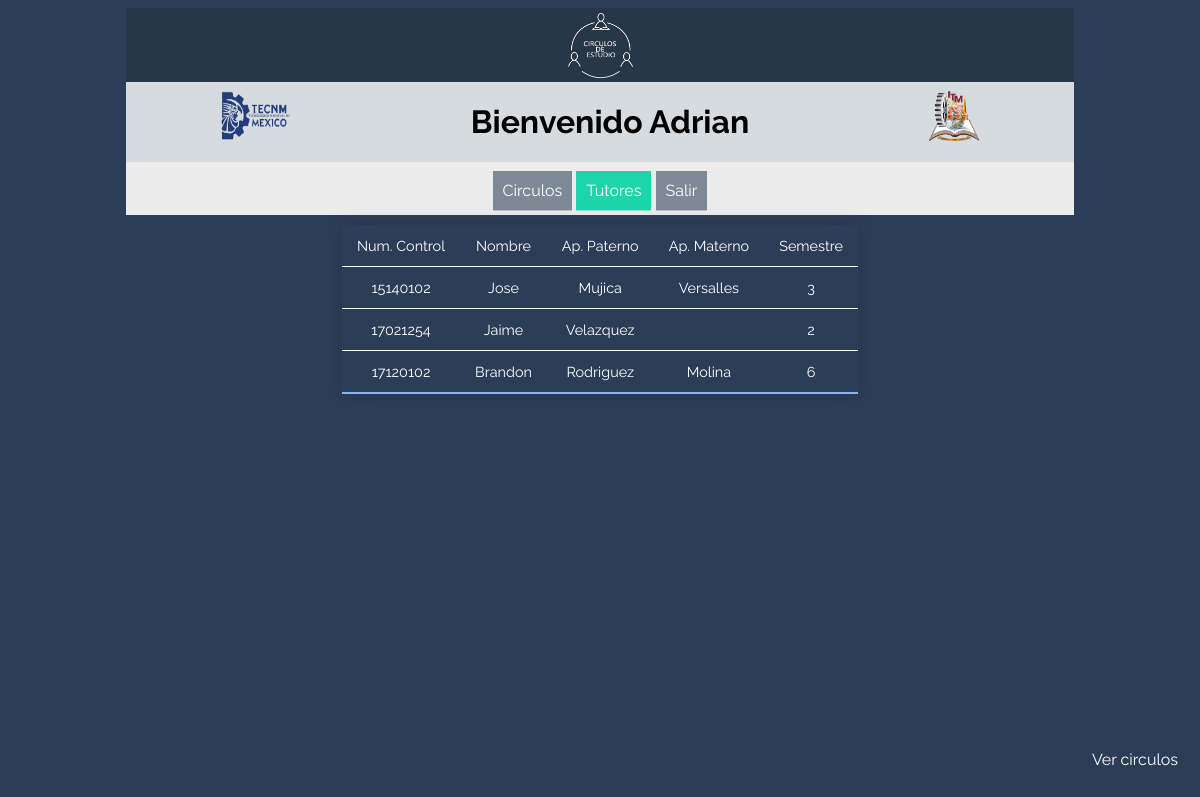
Page /perfil_asesor.php?op=1 (signed in) on the committed database.
### tables this page shows
CREATE TABLE `tutor` (
  `ncontrol` int(11) NOT NULL,
  `nombre` varchar(45) DEFAULT NULL,
  `aPaterno` varchar(60) NOT NULL,
  `aMaterno` varchar(60) DEFAULT NULL,
  `semestre` int(11) NOT NULL,
  `id_periodo` int(11) NOT NULL
);

### bd.php (called while the page is built, shortened)
<?php
function bd_consulta($query)
{
	$hostname="localhost";
	$user="root";
	$password="LabSeg_server1$@";
	$bd="circulos2";
	$connection = mysqli_connect($hostname , $user , $password);
	mysqli_select_db ($connection, $bd);
	$result = mysqli_query($connection, $query);
	return $result;
}
?>

### admin/tutores_a1.php (the view, shortened to what this page needs)
<?php
  include('bd.php');
  $query="SELECT * FROM tutor where id_periodo = " .$_SESSION['periodo'];
?>
<section class="back_menu">
  <table class="content-table">
    <thead>
      <tr class="table_head">
        <td>Num. Control</td>
        <td>Nombre</td>
        <td>Ap. Paterno</td>
        <td>Ap. Materno</td>
        <td>Semestre</td>
      </tr>
    </thead>
    <?php
      $resul=bd_consulta($query);
      for($i=1;$row=mysqli_fetch_assoc($resul);$i++){
        $val="tutor".$i;
        echo "<tr id='".$val."' onclick=cTutor('".$row['ncontrol']."'".","."'".$i."');>
          <td> ".$row['ncontrol']."</td>
          <td> ".$row['nombre']."</td>
          <td> ".$row['aPaterno']."</td>
          <td> ".$row['aMaterno']."</td>
          <td> ".$row['semestre']."</td>
        </tr>";
    }
    ?>
  </table>
</section>
<?php
  echo "<a id='vCirculos' href='' style='text-align:center;width:120px; height:40px;border-radius: 6px; text-decoration:none; color:#FFF;' class='mod'>Ver circulos</a>";
?>

### css/estilos.css (style rules this page uses)
.mod { display:scroll; position:fixed; bottom:10px; right:5px; transition: 0.3s; }
body { font-family: 'Raleway', sans-serif; background: #2C3D57 ; }
.back_menu { background: #2C3D57 ; }
.content-table { -webkit-user-select: none; -moz-user-select: none; -ms-user-select: none; user-select: none; color: #FFF; text-align: center; display:inline-block; border-collapse: collapse; font-size: 0.9em; margin-top: 10px; min-width: 90px; box-shadow: 0 0 20px rgba(0, 0, 0, 0.15); transition: 0.3s; }
.content-table td { padding: 12px 15px; border-bottom: 1px solid #FFFFFF; transition: 0.3s; }
.content-table tbody tr:last-of-type { border-bottom: 2px solid #88B4F6; }

### rows in the picture
tutor: ncontrol "15140102", nombre "Jose", aPaterno "Mujica", aMaterno "Versalles", semestre "3"
tutor: ncontrol "17021254", nombre "Jaime", aPaterno "Velazquez", semestre "2"
tutor: ncontrol "17120102", nombre "Brandon", aPaterno "Rodriguez", aMaterno "Molina", semestre "6"

### other values in the picture
$title "Bienvenido Adrian"
